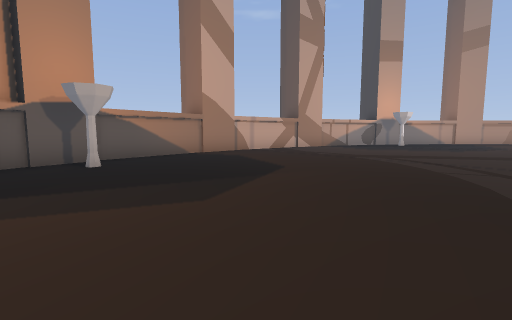
[1] (above)

23 first-person views from a walk through a level from a Godot 3-D game. The camera is 1.5 m above the floor, tilts 6° down and sees 85° across. The floor is counted in squares, 2 m on a side. Each view is taken from the middle of a square. On the plan, view 1 faces up. The plan holds only what a view shows up to about 10 squares ahead; the rest is blank. The place goes on beyond the plan. Characters and animated objects are not drawn.

[2]
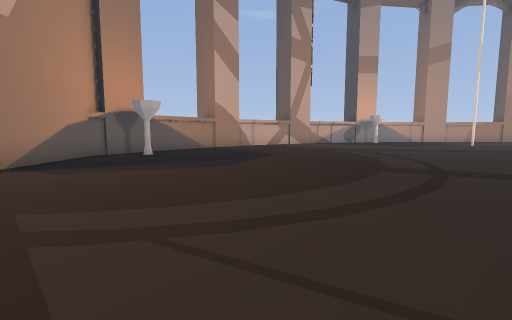

[3]
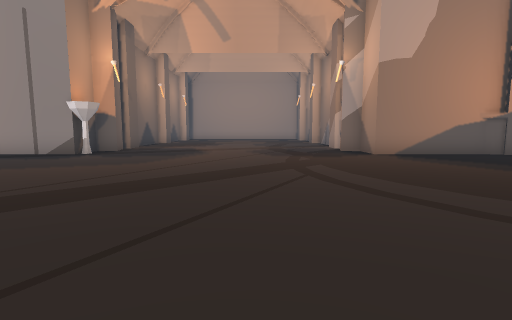

[4]
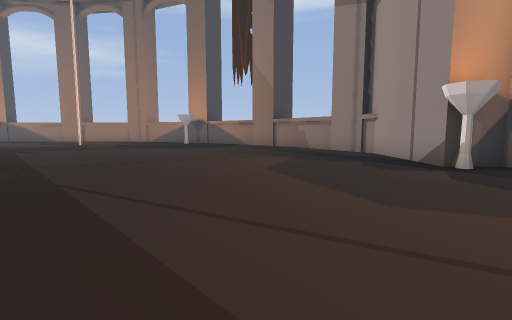

[5]
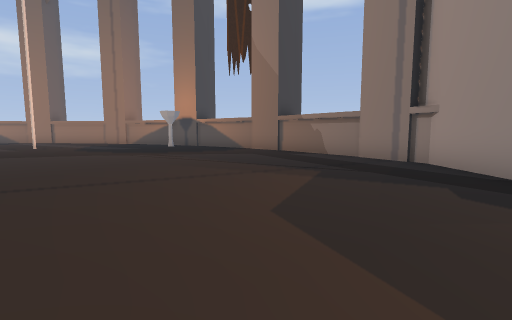

[6]
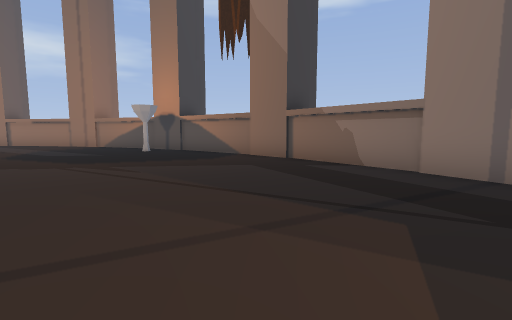

[7]
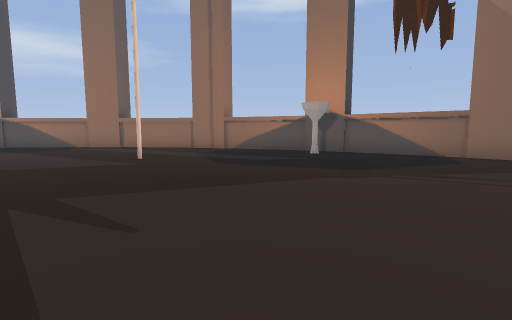

[8]
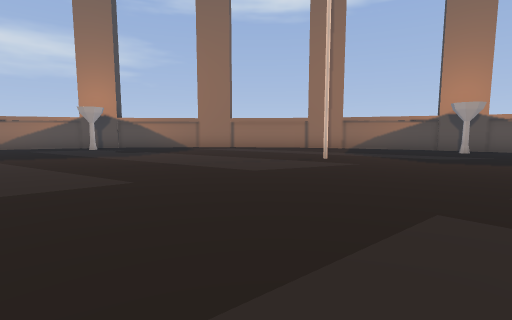

[9]
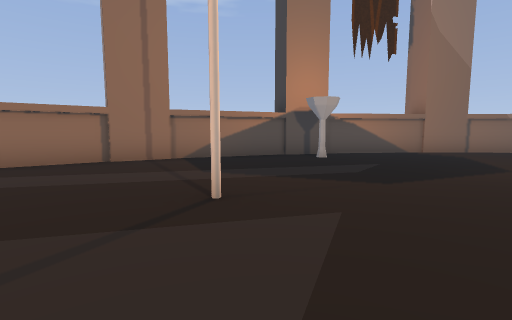

[10]
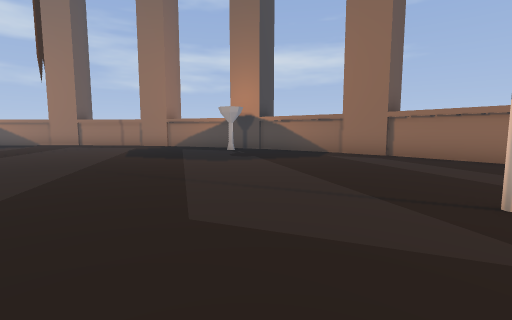

[11]
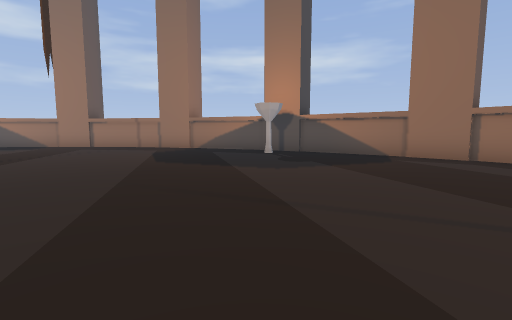

[12]
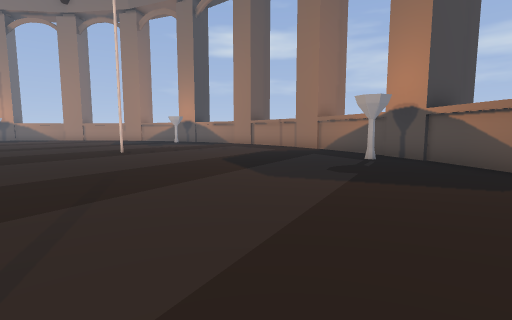

[13]
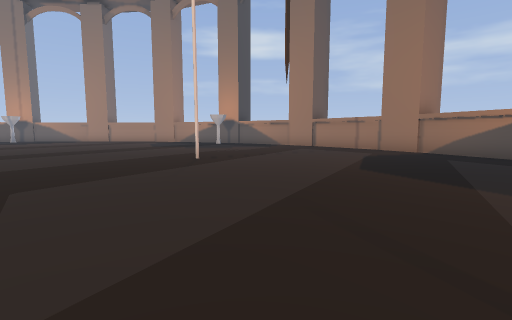

[14]
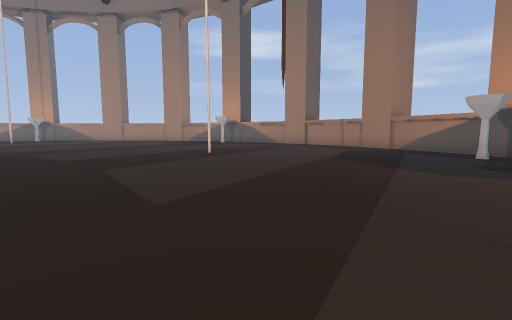

[15]
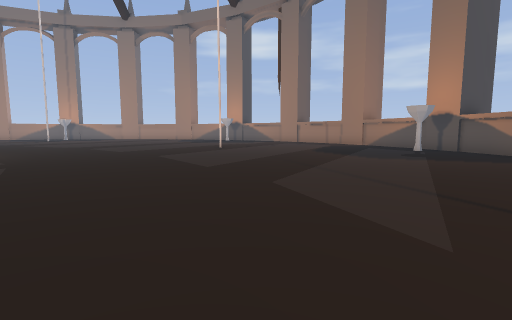

[16]
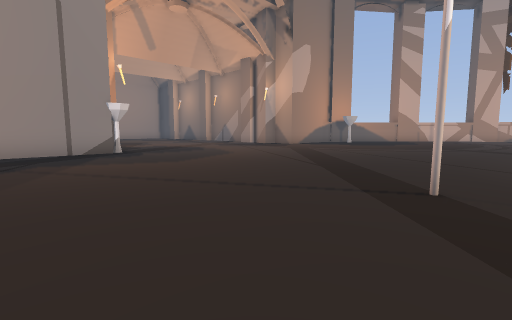

[17]
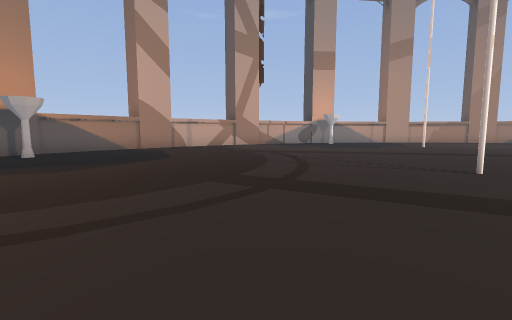

[18]
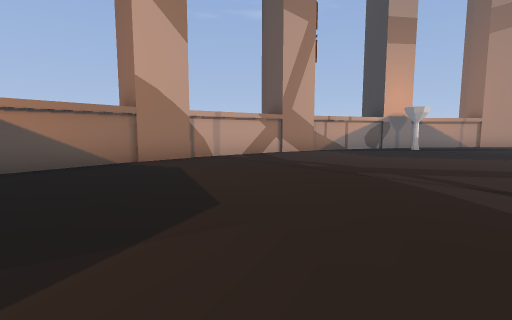

[19]
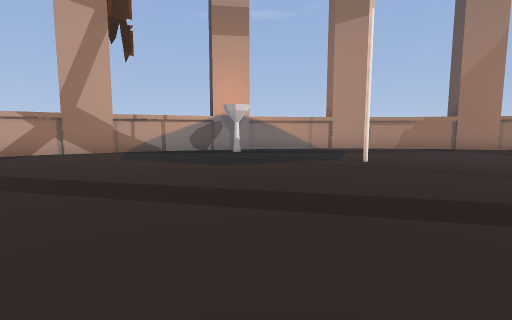

[20]
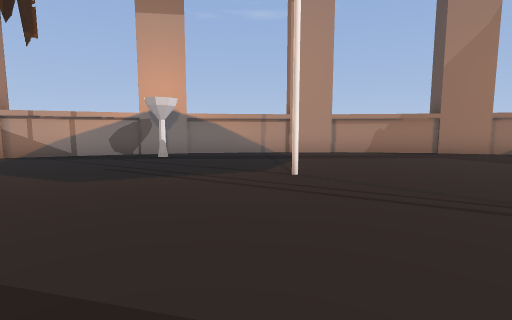

[21]
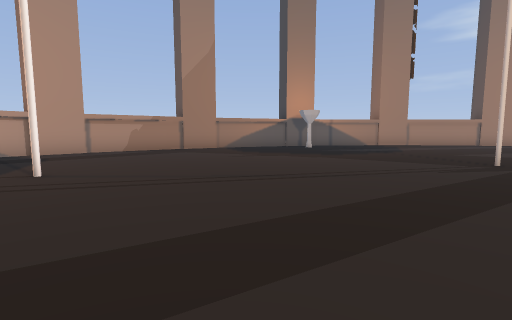

[22]
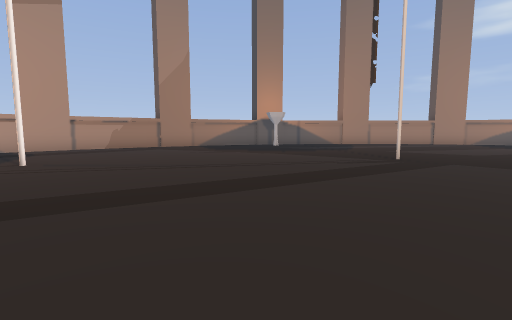

[23]
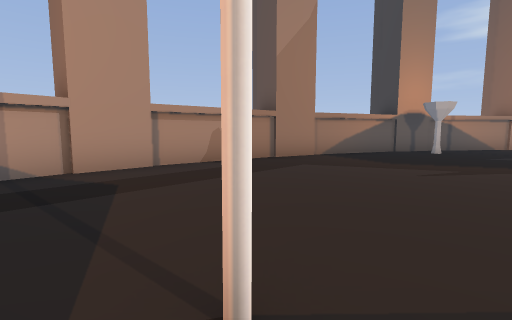

### Floor plan
Key: @ floor where view 1 was taken; # wall or solid block; . floor.
Columns run from 6 left of view 1 to 21 right of it. Each row starts with its distance up from view 1.
 16              ###########
 15           ####.........####
 14         ###..#............##
 13       ###...................
 12      ##.....................
 11     ##...........#..........
 10    ##......................
  9   ##.......................
  8   #.........................
  7  ##.........................
  6  #.#....................#...
  5  #..........................
  4  #..........................
  3  #...........#. ...........
  2 ##............
  1 .............
  0 ......@.....
 -1 ............
 -2 ............
 -3 ............
 -4 ............
 -5 ............
 -6 ............         .. ....
 -7 ..........#.        ........
 -8 ##..........      ..........
 -9  #..........    ............
-10  #...........  .............
-11  #..........................
-12  #.......................#..
-13  ##.........................
-14   #.........................
-15   ##........................
-16    ##.........#.............
-17     ##......................
-18      ##..#..................
-19       ###...................
-20         ###............#..##
-21           ####.........####
-22              ###########

Positions as (right, up) in squares from view 1, and headings:
1: (0, 0), facing up
2: (0, -3), facing up
3: (4, -2), facing left
4: (-1, -2), facing down
5: (-1, -5), facing down
6: (-1, -8), facing down
7: (5, -9), facing down
8: (10, -9), facing down
9: (10, -14), facing down-left
10: (8, -13), facing down-right
11: (10, -13), facing down-right
12: (9, -17), facing right
13: (11, -14), facing right
14: (9, -14), facing right
15: (6, -14), facing right
16: (5, -11), facing up-left
17: (3, -2), facing up
18: (1, 3), facing up
19: (8, 4), facing up
20: (10, 6), facing up
21: (10, 5), facing up-right
22: (10, 3), facing up-right
23: (10, 10), facing up-right
